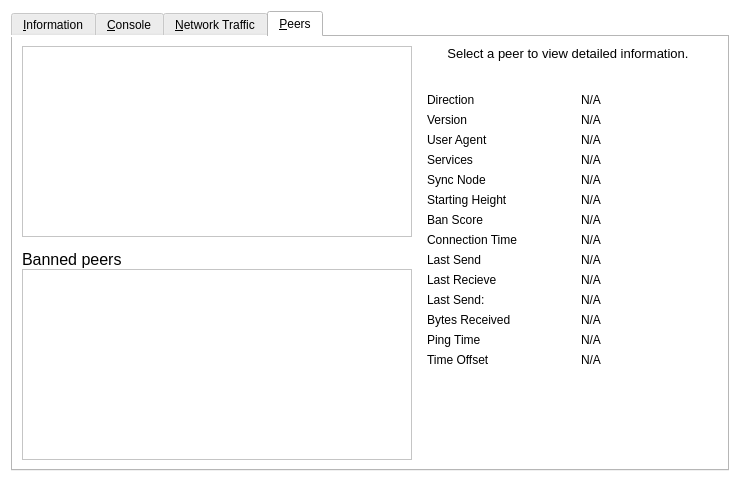
<?xml version="1.0" encoding="UTF-8"?>
<ui version="4.0">
 <class>RPCConsole</class>
 <widget class="QWidget" name="RPCConsole">
  <property name="geometry">
   <rect>
    <x>0</x>
    <y>0</y>
    <width>740</width>
    <height>482</height>
   </rect>
  </property>
  <property name="windowTitle">
   <string>Boxy - Debug window</string>
  </property>
  <property name="styleSheet">
   <string notr="true">background-color: rgb(255, 255, 255);</string>
  </property>
  <layout class="QVBoxLayout" name="verticalLayout_2">
   <item>
    <widget class="QTabWidget" name="tabWidget">
     <property name="currentIndex">
      <number>3</number>
     </property>
     <widget class="QWidget" name="tab_info">
      <attribute name="title">
       <string>&amp;Information</string>
      </attribute>
      <layout class="QFormLayout" name="formLayout">
       <item row="0" column="0">
        <widget class="QLabel" name="label_9">
         <property name="font">
          <font>
           <weight>75</weight>
           <bold>true</bold>
          </font>
         </property>
         <property name="text">
          <string>Boxy Core</string>
         </property>
        </widget>
       </item>
       <item row="1" column="0">
        <widget class="QLabel" name="label_5">
         <property name="text">
          <string>Client name</string>
         </property>
        </widget>
       </item>
       <item row="1" column="1">
        <widget class="QLabel" name="clientName">
         <property name="cursor">
          <cursorShape>IBeamCursor</cursorShape>
         </property>
         <property name="text">
          <string>N/A</string>
         </property>
         <property name="textFormat">
          <enum>Qt::PlainText</enum>
         </property>
         <property name="textInteractionFlags">
          <set>Qt::LinksAccessibleByMouse|Qt::TextSelectableByKeyboard|Qt::TextSelectableByMouse</set>
         </property>
        </widget>
       </item>
       <item row="2" column="0">
        <widget class="QLabel" name="label_6">
         <property name="text">
          <string>Client version</string>
         </property>
        </widget>
       </item>
       <item row="2" column="1">
        <widget class="QLabel" name="clientVersion">
         <property name="cursor">
          <cursorShape>IBeamCursor</cursorShape>
         </property>
         <property name="text">
          <string>N/A</string>
         </property>
         <property name="textFormat">
          <enum>Qt::PlainText</enum>
         </property>
         <property name="textInteractionFlags">
          <set>Qt::LinksAccessibleByMouse|Qt::TextSelectableByKeyboard|Qt::TextSelectableByMouse</set>
         </property>
        </widget>
       </item>
       <item row="3" column="0">
        <widget class="QLabel" name="label_14">
         <property name="text">
          <string>Using OpenSSL version</string>
         </property>
         <property name="indent">
          <number>10</number>
         </property>
        </widget>
       </item>
       <item row="3" column="1">
        <widget class="QLabel" name="openSSLVersion">
         <property name="cursor">
          <cursorShape>IBeamCursor</cursorShape>
         </property>
         <property name="text">
          <string>N/A</string>
         </property>
         <property name="textFormat">
          <enum>Qt::PlainText</enum>
         </property>
         <property name="textInteractionFlags">
          <set>Qt::LinksAccessibleByMouse|Qt::TextSelectableByKeyboard|Qt::TextSelectableByMouse</set>
         </property>
        </widget>
       </item>
       <item row="4" column="0">
        <widget class="QLabel" name="label_12">
         <property name="text">
          <string>Build date</string>
         </property>
        </widget>
       </item>
       <item row="4" column="1">
        <widget class="QLabel" name="buildDate">
         <property name="cursor">
          <cursorShape>IBeamCursor</cursorShape>
         </property>
         <property name="text">
          <string>N/A</string>
         </property>
         <property name="textFormat">
          <enum>Qt::PlainText</enum>
         </property>
         <property name="textInteractionFlags">
          <set>Qt::LinksAccessibleByMouse|Qt::TextSelectableByKeyboard|Qt::TextSelectableByMouse</set>
         </property>
        </widget>
       </item>
       <item row="5" column="0">
        <widget class="QLabel" name="label_13">
         <property name="text">
          <string>Startup time</string>
         </property>
        </widget>
       </item>
       <item row="5" column="1">
        <widget class="QLabel" name="startupTime">
         <property name="cursor">
          <cursorShape>IBeamCursor</cursorShape>
         </property>
         <property name="text">
          <string>N/A</string>
         </property>
         <property name="textFormat">
          <enum>Qt::PlainText</enum>
         </property>
         <property name="textInteractionFlags">
          <set>Qt::LinksAccessibleByMouse|Qt::TextSelectableByKeyboard|Qt::TextSelectableByMouse</set>
         </property>
        </widget>
       </item>
       <item row="6" column="0">
        <widget class="QLabel" name="label_11">
         <property name="font">
          <font>
           <weight>75</weight>
           <bold>true</bold>
          </font>
         </property>
         <property name="text">
          <string>Network</string>
         </property>
        </widget>
       </item>
       <item row="7" column="0">
        <widget class="QLabel" name="label_7">
         <property name="text">
          <string>Number of connections</string>
         </property>
        </widget>
       </item>
       <item row="7" column="1">
        <widget class="QLabel" name="numberOfConnections">
         <property name="cursor">
          <cursorShape>IBeamCursor</cursorShape>
         </property>
         <property name="text">
          <string>N/A</string>
         </property>
         <property name="textFormat">
          <enum>Qt::PlainText</enum>
         </property>
         <property name="textInteractionFlags">
          <set>Qt::LinksAccessibleByMouse|Qt::TextSelectableByKeyboard|Qt::TextSelectableByMouse</set>
         </property>
        </widget>
       </item>
       <item row="8" column="0">
        <widget class="QLabel" name="label_15">
         <property name="text">
          <string>Number of masternodes</string>
         </property>
        </widget>
       </item>
       <item row="8" column="1">
        <widget class="QLabel" name="masternodeCount">
         <property name="cursor">
          <cursorShape>IBeamCursor</cursorShape>
         </property>
         <property name="text">
          <string>N/A</string>
         </property>
         <property name="textFormat">
          <enum>Qt::PlainText</enum>
         </property>
         <property name="textInteractionFlags">
          <set>Qt::LinksAccessibleByMouse|Qt::TextSelectableByKeyboard|Qt::TextSelectableByMouse</set>
         </property>
        </widget>
       </item>
       <item row="9" column="0">
        <widget class="QLabel" name="label_8">
         <property name="text">
          <string>On testnet</string>
         </property>
        </widget>
       </item>
       <item row="9" column="1">
        <widget class="QCheckBox" name="isTestNet">
         <property name="enabled">
          <bool>false</bool>
         </property>
         <property name="text">
          <string/>
         </property>
        </widget>
       </item>
       <item row="10" column="0">
        <widget class="QLabel" name="label_10">
         <property name="font">
          <font>
           <weight>75</weight>
           <bold>true</bold>
          </font>
         </property>
         <property name="text">
          <string>Block chain</string>
         </property>
        </widget>
       </item>
       <item row="11" column="0">
        <widget class="QLabel" name="label_3">
         <property name="text">
          <string>Current number of blocks</string>
         </property>
        </widget>
       </item>
       <item row="11" column="1">
        <widget class="QLabel" name="numberOfBlocks">
         <property name="cursor">
          <cursorShape>IBeamCursor</cursorShape>
         </property>
         <property name="text">
          <string>N/A</string>
         </property>
         <property name="textFormat">
          <enum>Qt::PlainText</enum>
         </property>
         <property name="textInteractionFlags">
          <set>Qt::LinksAccessibleByMouse|Qt::TextSelectableByKeyboard|Qt::TextSelectableByMouse</set>
         </property>
        </widget>
       </item>
       <item row="12" column="0">
        <widget class="QLabel" name="label_2">
         <property name="text">
          <string>Last block time</string>
         </property>
        </widget>
       </item>
       <item row="12" column="1">
        <widget class="QLabel" name="lastBlockTime">
         <property name="cursor">
          <cursorShape>IBeamCursor</cursorShape>
         </property>
         <property name="text">
          <string>N/A</string>
         </property>
         <property name="textFormat">
          <enum>Qt::PlainText</enum>
         </property>
         <property name="textInteractionFlags">
          <set>Qt::LinksAccessibleByMouse|Qt::TextSelectableByKeyboard|Qt::TextSelectableByMouse</set>
         </property>
        </widget>
       </item>
       <item row="13" column="0">
        <spacer name="verticalSpacer_2">
         <property name="orientation">
          <enum>Qt::Vertical</enum>
         </property>
         <property name="sizeHint" stdset="0">
          <size>
           <width>20</width>
           <height>10</height>
          </size>
         </property>
        </spacer>
       </item>
       <item row="14" column="0">
        <widget class="QLabel" name="labelDebugLogfile">
         <property name="font">
          <font>
           <weight>75</weight>
           <bold>true</bold>
          </font>
         </property>
         <property name="text">
          <string>Debug log file</string>
         </property>
        </widget>
       </item>
       <item row="15" column="0">
        <widget class="QPushButton" name="openDebugLogfileButton">
         <property name="toolTip">
          <string>Open the Boxy debug log file from the current data directory. This can take a few seconds for large log files.</string>
         </property>
         <property name="styleSheet">
          <string notr="true">background-color: rgb(245, 245, 245);
border-radius: 4px;
border: 1px solid #c4c1bd;
font-weight: 400;
padding: 4px;
padding-left: 10px;
padding-right: 12px;
icon-size: 0;</string>
         </property>
         <property name="text">
          <string>&amp;Open</string>
         </property>
         <property name="autoDefault">
          <bool>false</bool>
         </property>
        </widget>
       </item>
       <item row="16" column="0">
        <widget class="QLabel" name="labelCLOptions">
         <property name="font">
          <font>
           <weight>75</weight>
           <bold>true</bold>
          </font>
         </property>
         <property name="text">
          <string>Command-line options</string>
         </property>
        </widget>
       </item>
       <item row="17" column="0">
        <widget class="QPushButton" name="showCLOptionsButton">
         <property name="toolTip">
          <string>Show the Boxy-Qt help message to get a list with possible Boxy command-line options.</string>
         </property>
         <property name="styleSheet">
          <string notr="true">background-color: rgb(245, 245, 245);
border-radius: 4px;
border: 1px solid #c4c1bd;
font-weight: 400;
padding: 4px;
padding-left: 10px;
padding-right: 12px;
icon-size: 0;</string>
         </property>
         <property name="text">
          <string>&amp;Show</string>
         </property>
         <property name="autoDefault">
          <bool>false</bool>
         </property>
        </widget>
       </item>
       <item row="18" column="0">
        <spacer name="verticalSpacer">
         <property name="orientation">
          <enum>Qt::Vertical</enum>
         </property>
         <property name="sizeHint" stdset="0">
          <size>
           <width>20</width>
           <height>20</height>
          </size>
         </property>
        </spacer>
       </item>
      </layout>
     </widget>
     <widget class="QWidget" name="tab_console">
      <attribute name="title">
       <string>&amp;Console</string>
      </attribute>
      <layout class="QGridLayout" name="gridLayout">
       <item row="0" column="0">
        <widget class="QTextEdit" name="messagesWidget">
         <property name="minimumSize">
          <size>
           <width>0</width>
           <height>100</height>
          </size>
         </property>
         <property name="readOnly">
          <bool>true</bool>
         </property>
         <property name="tabKeyNavigation" stdset="0">
          <bool>false</bool>
         </property>
         <property name="columnCount" stdset="0">
          <number>2</number>
         </property>
        </widget>
       </item>
       <item row="1" column="0">
        <layout class="QHBoxLayout" name="horizontalLayout">
         <property name="spacing">
          <number>3</number>
         </property>
         <item>
          <widget class="QPushButton" name="copyButton">
           <property name="maximumSize">
            <size>
             <width>24</width>
             <height>24</height>
            </size>
           </property>
           <property name="toolTip">
            <string>Copy to clipboard</string>
           </property>
           <property name="text">
            <string/>
           </property>
           <property name="icon">
            <iconset resource="../bitcoin.qrc">
             <normaloff>:/icons/editcopy</normaloff>:/icons/editcopy</iconset>
           </property>
           <property name="shortcut">
            <string notr="true">Ctrl+L</string>
           </property>
           <property name="autoDefault">
            <bool>false</bool>
           </property>
          </widget>
         </item>
         <item>
          <widget class="QLabel" name="label">
           <property name="text">
            <string notr="true">&gt;</string>
           </property>
          </widget>
         </item>
         <item>
          <widget class="QLineEdit" name="lineEdit"/>
         </item>
         <item>
          <widget class="QToolButton" name="pasteButton">
           <property name="sizePolicy">
            <sizepolicy hsizetype="Minimum" vsizetype="Fixed">
             <horstretch>0</horstretch>
             <verstretch>0</verstretch>
            </sizepolicy>
           </property>
           <property name="minimumSize">
            <size>
             <width>24</width>
             <height>24</height>
            </size>
           </property>
           <property name="maximumSize">
            <size>
             <width>24</width>
             <height>24</height>
            </size>
           </property>
           <property name="toolTip">
            <string>Paste from clipboard</string>
           </property>
           <property name="text">
            <string/>
           </property>
           <property name="icon">
            <iconset resource="../bitcoin.qrc">
             <normaloff>:/icons/editpaste</normaloff>:/icons/editpaste</iconset>
           </property>
           <property name="shortcut">
            <string>Alt+P</string>
           </property>
          </widget>
         </item>
        </layout>
       </item>
      </layout>
     </widget>
     <widget class="QWidget" name="tab_nettraffic">
      <attribute name="title">
       <string>&amp;Network Traffic</string>
      </attribute>
      <layout class="QHBoxLayout" name="horizontalLayout_3">
       <item>
        <layout class="QVBoxLayout" name="verticalLayout_4">
         <item>
          <widget class="TrafficGraphWidget" name="trafficGraph" native="true">
           <property name="sizePolicy">
            <sizepolicy hsizetype="Expanding" vsizetype="Expanding">
             <horstretch>0</horstretch>
             <verstretch>0</verstretch>
            </sizepolicy>
           </property>
          </widget>
         </item>
         <item>
          <layout class="QHBoxLayout" name="horizontalLayout_2">
           <item>
            <widget class="QSlider" name="sldGraphRange">
             <property name="minimum">
              <number>1</number>
             </property>
             <property name="maximum">
              <number>288</number>
             </property>
             <property name="pageStep">
              <number>12</number>
             </property>
             <property name="value">
              <number>6</number>
             </property>
             <property name="orientation">
              <enum>Qt::Horizontal</enum>
             </property>
            </widget>
           </item>
           <item>
            <widget class="QLabel" name="lblGraphRange">
             <property name="minimumSize">
              <size>
               <width>100</width>
               <height>0</height>
              </size>
             </property>
             <property name="alignment">
              <set>Qt::AlignCenter</set>
             </property>
            </widget>
           </item>
           <item>
            <widget class="QPushButton" name="btnClearTrafficGraph">
             <property name="text">
              <string>&amp;Clear</string>
             </property>
            </widget>
           </item>
          </layout>
         </item>
        </layout>
       </item>
       <item>
        <layout class="QVBoxLayout" name="verticalLayout">
         <item>
          <widget class="QGroupBox" name="groupBox">
           <property name="title">
            <string>Totals</string>
           </property>
           <layout class="QVBoxLayout" name="verticalLayout_5">
            <item>
             <layout class="QHBoxLayout" name="horizontalLayout_4">
              <item>
               <widget class="Line" name="line">
                <property name="sizePolicy">
                 <sizepolicy hsizetype="Fixed" vsizetype="Fixed">
                  <horstretch>0</horstretch>
                  <verstretch>0</verstretch>
                 </sizepolicy>
                </property>
                <property name="minimumSize">
                 <size>
                  <width>10</width>
                  <height>0</height>
                 </size>
                </property>
                <property name="palette">
                 <palette>
                  <active>
                   <colorrole role="Button">
                    <brush brushstyle="SolidPattern">
                     <color alpha="255">
                      <red>255</red>
                      <green>255</green>
                      <blue>255</blue>
                     </color>
                    </brush>
                   </colorrole>
                   <colorrole role="Light">
                    <brush brushstyle="SolidPattern">
                     <color alpha="255">
                      <red>0</red>
                      <green>255</green>
                      <blue>0</blue>
                     </color>
                    </brush>
                   </colorrole>
                   <colorrole role="Base">
                    <brush brushstyle="SolidPattern">
                     <color alpha="255">
                      <red>255</red>
                      <green>255</green>
                      <blue>255</blue>
                     </color>
                    </brush>
                   </colorrole>
                   <colorrole role="Window">
                    <brush brushstyle="SolidPattern">
                     <color alpha="255">
                      <red>255</red>
                      <green>255</green>
                      <blue>255</blue>
                     </color>
                    </brush>
                   </colorrole>
                  </active>
                  <inactive>
                   <colorrole role="Button">
                    <brush brushstyle="SolidPattern">
                     <color alpha="255">
                      <red>255</red>
                      <green>255</green>
                      <blue>255</blue>
                     </color>
                    </brush>
                   </colorrole>
                   <colorrole role="Light">
                    <brush brushstyle="SolidPattern">
                     <color alpha="255">
                      <red>0</red>
                      <green>255</green>
                      <blue>0</blue>
                     </color>
                    </brush>
                   </colorrole>
                   <colorrole role="Base">
                    <brush brushstyle="SolidPattern">
                     <color alpha="255">
                      <red>255</red>
                      <green>255</green>
                      <blue>255</blue>
                     </color>
                    </brush>
                   </colorrole>
                   <colorrole role="Window">
                    <brush brushstyle="SolidPattern">
                     <color alpha="255">
                      <red>255</red>
                      <green>255</green>
                      <blue>255</blue>
                     </color>
                    </brush>
                   </colorrole>
                  </inactive>
                  <disabled>
                   <colorrole role="Button">
                    <brush brushstyle="SolidPattern">
                     <color alpha="255">
                      <red>255</red>
                      <green>255</green>
                      <blue>255</blue>
                     </color>
                    </brush>
                   </colorrole>
                   <colorrole role="Light">
                    <brush brushstyle="SolidPattern">
                     <color alpha="255">
                      <red>0</red>
                      <green>255</green>
                      <blue>0</blue>
                     </color>
                    </brush>
                   </colorrole>
                   <colorrole role="Base">
                    <brush brushstyle="SolidPattern">
                     <color alpha="255">
                      <red>255</red>
                      <green>255</green>
                      <blue>255</blue>
                     </color>
                    </brush>
                   </colorrole>
                   <colorrole role="Window">
                    <brush brushstyle="SolidPattern">
                     <color alpha="255">
                      <red>255</red>
                      <green>255</green>
                      <blue>255</blue>
                     </color>
                    </brush>
                   </colorrole>
                  </disabled>
                 </palette>
                </property>
                <property name="orientation">
                 <enum>Qt::Horizontal</enum>
                </property>
               </widget>
              </item>
              <item>
               <widget class="QLabel" name="label_16">
                <property name="text">
                 <string>In:</string>
                </property>
               </widget>
              </item>
              <item>
               <widget class="QLabel" name="lblBytesIn">
                <property name="minimumSize">
                 <size>
                  <width>50</width>
                  <height>0</height>
                 </size>
                </property>
                <property name="alignment">
                 <set>Qt::AlignRight|Qt::AlignTrailing|Qt::AlignVCenter</set>
                </property>
               </widget>
              </item>
             </layout>
            </item>
            <item>
             <layout class="QHBoxLayout" name="horizontalLayout_5">
              <item>
               <widget class="Line" name="line_2">
                <property name="sizePolicy">
                 <sizepolicy hsizetype="Fixed" vsizetype="Fixed">
                  <horstretch>0</horstretch>
                  <verstretch>0</verstretch>
                 </sizepolicy>
                </property>
                <property name="minimumSize">
                 <size>
                  <width>10</width>
                  <height>0</height>
                 </size>
                </property>
                <property name="palette">
                 <palette>
                  <active>
                   <colorrole role="Button">
                    <brush brushstyle="SolidPattern">
                     <color alpha="255">
                      <red>255</red>
                      <green>255</green>
                      <blue>255</blue>
                     </color>
                    </brush>
                   </colorrole>
                   <colorrole role="Light">
                    <brush brushstyle="SolidPattern">
                     <color alpha="255">
                      <red>255</red>
                      <green>0</green>
                      <blue>0</blue>
                     </color>
                    </brush>
                   </colorrole>
                   <colorrole role="Base">
                    <brush brushstyle="SolidPattern">
                     <color alpha="255">
                      <red>255</red>
                      <green>255</green>
                      <blue>255</blue>
                     </color>
                    </brush>
                   </colorrole>
                   <colorrole role="Window">
                    <brush brushstyle="SolidPattern">
                     <color alpha="255">
                      <red>255</red>
                      <green>255</green>
                      <blue>255</blue>
                     </color>
                    </brush>
                   </colorrole>
                  </active>
                  <inactive>
                   <colorrole role="Button">
                    <brush brushstyle="SolidPattern">
                     <color alpha="255">
                      <red>255</red>
                      <green>255</green>
                      <blue>255</blue>
                     </color>
                    </brush>
                   </colorrole>
                   <colorrole role="Light">
                    <brush brushstyle="SolidPattern">
                     <color alpha="255">
                      <red>255</red>
                      <green>0</green>
                      <blue>0</blue>
                     </color>
                    </brush>
                   </colorrole>
                   <colorrole role="Base">
                    <brush brushstyle="SolidPattern">
                     <color alpha="255">
                      <red>255</red>
                      <green>255</green>
                      <blue>255</blue>
                     </color>
                    </brush>
                   </colorrole>
                   <colorrole role="Window">
                    <brush brushstyle="SolidPattern">
                     <color alpha="255">
                      <red>255</red>
                      <green>255</green>
                      <blue>255</blue>
                     </color>
                    </brush>
                   </colorrole>
                  </inactive>
                  <disabled>
                   <colorrole role="Button">
                    <brush brushstyle="SolidPattern">
                     <color alpha="255">
                      <red>255</red>
                      <green>255</green>
                      <blue>255</blue>
                     </color>
                    </brush>
                   </colorrole>
                   <colorrole role="Light">
                    <brush brushstyle="SolidPattern">
                     <color alpha="255">
                      <red>255</red>
                      <green>0</green>
                      <blue>0</blue>
                     </color>
                    </brush>
                   </colorrole>
                   <colorrole role="Base">
                    <brush brushstyle="SolidPattern">
                     <color alpha="255">
                      <red>255</red>
                      <green>255</green>
                      <blue>255</blue>
                     </color>
                    </brush>
                   </colorrole>
                   <colorrole role="Window">
                    <brush brushstyle="SolidPattern">
                     <color alpha="255">
                      <red>255</red>
                      <green>255</green>
                      <blue>255</blue>
                     </color>
                    </brush>
                   </colorrole>
                  </disabled>
                 </palette>
                </property>
                <property name="orientation">
                 <enum>Qt::Horizontal</enum>
                </property>
               </widget>
              </item>
              <item>
               <widget class="QLabel" name="label_17">
                <property name="text">
                 <string>Out:</string>
                </property>
               </widget>
              </item>
              <item>
               <widget class="QLabel" name="lblBytesOut">
                <property name="minimumSize">
                 <size>
                  <width>50</width>
                  <height>0</height>
                 </size>
                </property>
                <property name="alignment">
                 <set>Qt::AlignRight|Qt::AlignTrailing|Qt::AlignVCenter</set>
                </property>
               </widget>
              </item>
             </layout>
            </item>
            <item>
             <spacer name="verticalSpacer_4">
              <property name="orientation">
               <enum>Qt::Vertical</enum>
              </property>
              <property name="sizeHint" stdset="0">
               <size>
                <width>20</width>
                <height>407</height>
               </size>
              </property>
             </spacer>
            </item>
           </layout>
          </widget>
         </item>
        </layout>
       </item>
      </layout>
     </widget>
     <widget class="QWidget" name="tab_peers">
      <attribute name="title">
       <string>&amp;Peers</string>
      </attribute>
      <layout class="QGridLayout" name="gridLayout_2">
       <item row="0" column="0" rowspan="2">
        <layout class="QVBoxLayout" name="verticalLayout_101">
         <property name="spacing">
          <number>0</number>
         </property>
         <item>
          <widget class="QTableView" name="peerWidget">
           <property name="horizontalScrollBarPolicy">
            <enum>Qt::ScrollBarAsNeeded</enum>
           </property>
           <property name="sortingEnabled">
            <bool>true</bool>
           </property>
           <attribute name="horizontalHeaderHighlightSections">
            <bool>false</bool>
           </attribute>
          </widget>
         </item>
         <item>
          <widget class="QLabel" name="banHeading">
           <property name="sizePolicy">
            <sizepolicy hsizetype="Preferred" vsizetype="Minimum">
             <horstretch>0</horstretch>
             <verstretch>0</verstretch>
            </sizepolicy>
           </property>
           <property name="minimumSize">
            <size>
             <width>300</width>
             <height>32</height>
            </size>
           </property>
           <property name="maximumSize">
            <size>
             <width>16777215</width>
             <height>32</height>
            </size>
           </property>
           <property name="font">
            <font>
             <pointsize>12</pointsize>
            </font>
           </property>
           <property name="cursor">
            <cursorShape>IBeamCursor</cursorShape>
           </property>
           <property name="text">
            <string>Banned peers</string>
           </property>
           <property name="alignment">
            <set>Qt::AlignBottom|Qt::AlignLeading|Qt::AlignLeft</set>
           </property>
           <property name="wordWrap">
            <bool>true</bool>
           </property>
           <property name="textInteractionFlags">
            <set>Qt::NoTextInteraction</set>
           </property>
          </widget>
         </item>
         <item>
          <widget class="QTableView" name="banlistWidget">
           <property name="sizePolicy">
            <sizepolicy hsizetype="Expanding" vsizetype="Expanding">
             <horstretch>0</horstretch>
             <verstretch>0</verstretch>
            </sizepolicy>
           </property>
           <property name="horizontalScrollBarPolicy">
            <enum>Qt::ScrollBarAsNeeded</enum>
           </property>
           <property name="sortingEnabled">
            <bool>true</bool>
           </property>
           <attribute name="horizontalHeaderHighlightSections">
            <bool>false</bool>
           </attribute>
          </widget>
         </item>
        </layout>
       </item>
       <item row="0" column="1">
        <widget class="QLabel" name="peerHeading">
         <property name="sizePolicy">
          <sizepolicy hsizetype="Preferred" vsizetype="Minimum">
           <horstretch>0</horstretch>
           <verstretch>0</verstretch>
          </sizepolicy>
         </property>
         <property name="minimumSize">
          <size>
           <width>300</width>
           <height>32</height>
          </size>
         </property>
         <property name="font">
          <font>
           <pointsize>10</pointsize>
          </font>
         </property>
         <property name="cursor">
          <cursorShape>IBeamCursor</cursorShape>
         </property>
         <property name="text">
          <string>Select a peer to view detailed information.</string>
         </property>
         <property name="alignment">
          <set>Qt::AlignHCenter|Qt::AlignTop</set>
         </property>
         <property name="wordWrap">
          <bool>true</bool>
         </property>
         <property name="textInteractionFlags">
          <set>Qt::LinksAccessibleByMouse|Qt::TextSelectableByKeyboard|Qt::TextSelectableByMouse</set>
         </property>
        </widget>
       </item>
       <item row="1" column="1">
        <widget class="QWidget" name="detailWidget" native="true">
         <property name="minimumSize">
          <size>
           <width>300</width>
           <height>0</height>
          </size>
         </property>
         <layout class="QGridLayout" name="gridLayout_3">
          <item row="0" column="0">
           <widget class="QLabel" name="label_23">
            <property name="text">
             <string>Direction</string>
            </property>
           </widget>
          </item>
          <item row="0" column="2">
           <widget class="QLabel" name="peerDirection">
            <property name="cursor">
             <cursorShape>IBeamCursor</cursorShape>
            </property>
            <property name="text">
             <string>N/A</string>
            </property>
            <property name="textFormat">
             <enum>Qt::PlainText</enum>
            </property>
            <property name="textInteractionFlags">
             <set>Qt::LinksAccessibleByMouse|Qt::TextSelectableByKeyboard|Qt::TextSelectableByMouse</set>
            </property>
           </widget>
          </item>
          <item row="1" column="0">
           <widget class="QLabel" name="label_21">
            <property name="text">
             <string>Version</string>
            </property>
           </widget>
          </item>
          <item row="2" column="0">
           <widget class="QLabel" name="label_28">
            <property name="cursor">
             <cursorShape>IBeamCursor</cursorShape>
            </property>
            <property name="text">
             <string>User Agent</string>
            </property>
            <property name="textFormat">
             <enum>Qt::PlainText</enum>
            </property>
            <property name="textInteractionFlags">
             <set>Qt::LinksAccessibleByMouse|Qt::TextSelectableByKeyboard|Qt::TextSelectableByMouse</set>
            </property>
           </widget>
          </item>
          <item row="2" column="2">
           <widget class="QLabel" name="peerSubversion">
            <property name="cursor">
             <cursorShape>IBeamCursor</cursorShape>
            </property>
            <property name="text">
             <string>N/A</string>
            </property>
            <property name="textFormat">
             <enum>Qt::PlainText</enum>
            </property>
            <property name="textInteractionFlags">
             <set>Qt::LinksAccessibleByMouse|Qt::TextSelectableByKeyboard|Qt::TextSelectableByMouse</set>
            </property>
           </widget>
          </item>
          <item row="3" column="0">
           <widget class="QLabel" name="label_4">
            <property name="text">
             <string>Services</string>
            </property>
           </widget>
          </item>
          <item row="3" column="2">
           <widget class="QLabel" name="peerServices">
            <property name="cursor">
             <cursorShape>IBeamCursor</cursorShape>
            </property>
            <property name="text">
             <string>N/A</string>
            </property>
            <property name="textFormat">
             <enum>Qt::PlainText</enum>
            </property>
            <property name="textInteractionFlags">
             <set>Qt::LinksAccessibleByMouse|Qt::TextSelectableByKeyboard|Qt::TextSelectableByMouse</set>
            </property>
           </widget>
          </item>
          <item row="8" column="0">
           <widget class="QLabel" name="label_22">
            <property name="text">
             <string>Connection Time:</string>
            </property>
           </widget>
          </item>
          <item row="4" column="0">
           <widget class="QLabel" name="label_25">
            <property name="text">
             <string>Sync Node</string>
            </property>
           </widget>
          </item>
          <item row="4" column="2">
           <widget class="QLabel" name="peerSyncNode">
            <property name="cursor">
             <cursorShape>IBeamCursor</cursorShape>
            </property>
            <property name="text">
             <string>N/A</string>
            </property>
            <property name="textFormat">
             <enum>Qt::PlainText</enum>
            </property>
            <property name="textInteractionFlags">
             <set>Qt::LinksAccessibleByMouse|Qt::TextSelectableByKeyboard|Qt::TextSelectableByMouse</set>
            </property>
           </widget>
          </item>
          <item row="5" column="0">
           <widget class="QLabel" name="label_29">
            <property name="text">
             <string>Starting Height</string>
            </property>
           </widget>
          </item>
          <item row="5" column="2">
           <widget class="QLabel" name="peerHeight">
            <property name="cursor">
             <cursorShape>IBeamCursor</cursorShape>
            </property>
            <property name="text">
             <string>N/A</string>
            </property>
            <property name="textFormat">
             <enum>Qt::PlainText</enum>
            </property>
            <property name="textInteractionFlags">
             <set>Qt::LinksAccessibleByMouse|Qt::TextSelectableByKeyboard|Qt::TextSelectableByMouse</set>
            </property>
           </widget>
          </item>
          <item row="7" column="0">
           <widget class="QLabel" name="label_24">
            <property name="text">
             <string>Ban Score</string>
            </property>
           </widget>
          </item>
          <item row="7" column="2">
           <widget class="QLabel" name="peerBanScore">
            <property name="cursor">
             <cursorShape>IBeamCursor</cursorShape>
            </property>
            <property name="text">
             <string>N/A</string>
            </property>
            <property name="textFormat">
             <enum>Qt::PlainText</enum>
            </property>
            <property name="textInteractionFlags">
             <set>Qt::LinksAccessibleByMouse|Qt::TextSelectableByKeyboard|Qt::TextSelectableByMouse</set>
            </property>
           </widget>
          </item>
          <item row="8" column="0">
           <widget class="QLabel" name="label_22">
            <property name="text">
             <string>Connection Time</string>
            </property>
           </widget>
          </item>
          <item row="8" column="2">
           <widget class="QLabel" name="peerConnTime">
            <property name="cursor">
             <cursorShape>IBeamCursor</cursorShape>
            </property>
            <property name="text">
             <string>N/A</string>
            </property>
            <property name="textFormat">
             <enum>Qt::PlainText</enum>
            </property>
            <property name="textInteractionFlags">
             <set>Qt::LinksAccessibleByMouse|Qt::TextSelectableByKeyboard|Qt::TextSelectableByMouse</set>
            </property>
           </widget>
          </item>
          <item row="9" column="0">
           <widget class="QLabel" name="label_15">
            <property name="text">
             <string>Last Send</string>
            </property>
           </widget>
          </item>
          <item row="9" column="2">
           <widget class="QLabel" name="peerLastSend">
            <property name="cursor">
             <cursorShape>IBeamCursor</cursorShape>
            </property>
            <property name="text">
             <string>N/A</string>
            </property>
            <property name="textFormat">
             <enum>Qt::PlainText</enum>
            </property>
            <property name="textInteractionFlags">
             <set>Qt::LinksAccessibleByMouse|Qt::TextSelectableByKeyboard|Qt::TextSelectableByMouse</set>
            </property>
           </widget>
          </item>
          <item row="10" column="0">
           <widget class="QLabel" name="label_19">
            <property name="text">
             <string>Last Recieve</string>
            </property>
           </widget>
          </item>
          <item row="10" column="2">
           <widget class="QLabel" name="peerLastRecv">
            <property name="cursor">
             <cursorShape>IBeamCursor</cursorShape>
            </property>
            <property name="text">
             <string>N/A</string>
            </property>
            <property name="textFormat">
             <enum>Qt::PlainText</enum>
            </property>
            <property name="textInteractionFlags">
             <set>Qt::LinksAccessibleByMouse|Qt::TextSelectableByKeyboard|Qt::TextSelectableByMouse</set>
            </property>
           </widget>
          </item>
          <item row="11" column="0">
           <widget class="QLabel" name="label_18">
            <property name="text">
             <string>Last Send:</string>
            </property>
           </widget>
          </item>
          <item row="11" column="2">
           <widget class="QLabel" name="peerBytesSent">
            <property name="cursor">
             <cursorShape>IBeamCursor</cursorShape>
            </property>
            <property name="text">
             <string>N/A</string>
            </property>
            <property name="textFormat">
             <enum>Qt::PlainText</enum>
            </property>
            <property name="textInteractionFlags">
             <set>Qt::LinksAccessibleByMouse|Qt::TextSelectableByKeyboard|Qt::TextSelectableByMouse</set>
            </property>
           </widget>
          </item>
          <item row="12" column="0">
           <widget class="QLabel" name="label_20">
            <property name="text">
             <string>Bytes Received</string>
            </property>
           </widget>
          </item>
          <item row="12" column="2">
           <widget class="QLabel" name="peerBytesRecv">
            <property name="cursor">
             <cursorShape>IBeamCursor</cursorShape>
            </property>
            <property name="text">
             <string>N/A</string>
            </property>
            <property name="textFormat">
             <enum>Qt::PlainText</enum>
            </property>
            <property name="textInteractionFlags">
             <set>Qt::LinksAccessibleByMouse|Qt::TextSelectableByKeyboard|Qt::TextSelectableByMouse</set>
            </property>
           </widget>
          </item>
          <item row="13" column="0">
           <widget class="QLabel" name="label_26">
            <property name="text">
             <string>Ping Time</string>
            </property>
           </widget>
          </item>
          <item row="13" column="2">
           <widget class="QLabel" name="peerPingTime">
            <property name="cursor">
             <cursorShape>IBeamCursor</cursorShape>
            </property>
            <property name="text">
             <string>N/A</string>
            </property>
            <property name="textFormat">
             <enum>Qt::PlainText</enum>
            </property>
            <property name="textInteractionFlags">
             <set>Qt::LinksAccessibleByMouse|Qt::TextSelectableByKeyboard|Qt::TextSelectableByMouse</set>
            </property>
           </widget>
          </item>
          <item row="14" column="0">
           <widget class="QLabel" name="label_timeoffset">
            <property name="text">
             <string>Time Offset</string>
            </property>
           </widget>
          </item>
          <item row="14" column="2">
           <widget class="QLabel" name="timeoffset">
            <property name="cursor">
             <cursorShape>IBeamCursor</cursorShape>
            </property>
            <property name="text">
             <string>N/A</string>
            </property>
            <property name="textFormat">
             <enum>Qt::PlainText</enum>
            </property>
            <property name="textInteractionFlags">
             <set>Qt::LinksAccessibleByMouse|Qt::TextSelectableByKeyboard|Qt::TextSelectableByMouse</set>
            </property>
           </widget>
          </item>
          <item row="15" column="1">
           <spacer name="verticalSpacer_3">
            <property name="orientation">
             <enum>Qt::Vertical</enum>
            </property>
            <property name="sizeHint" stdset="0">
             <size>
              <width>20</width>
              <height>40</height>
             </size>
            </property>
           </spacer>
          </item>
          <item row="1" column="2">
           <widget class="QLabel" name="peerVersion">
            <property name="text">
             <string>N/A</string>
            </property>
           </widget>
          </item>
         </layout>
        </widget>
       </item>
      </layout>
     </widget>
    </widget>
   </item>
  </layout>
 </widget>
 <customwidgets>
  <customwidget>
   <class>TrafficGraphWidget</class>
   <extends>QWidget</extends>
   <header>trafficgraphwidget.h</header>
   <container>1</container>
   <slots>
    <slot>clear()</slot>
   </slots>
  </customwidget>
 </customwidgets>
 <resources>
  <include location="../bitcoin.qrc"/>
 </resources>
 <connections/>
</ui>
